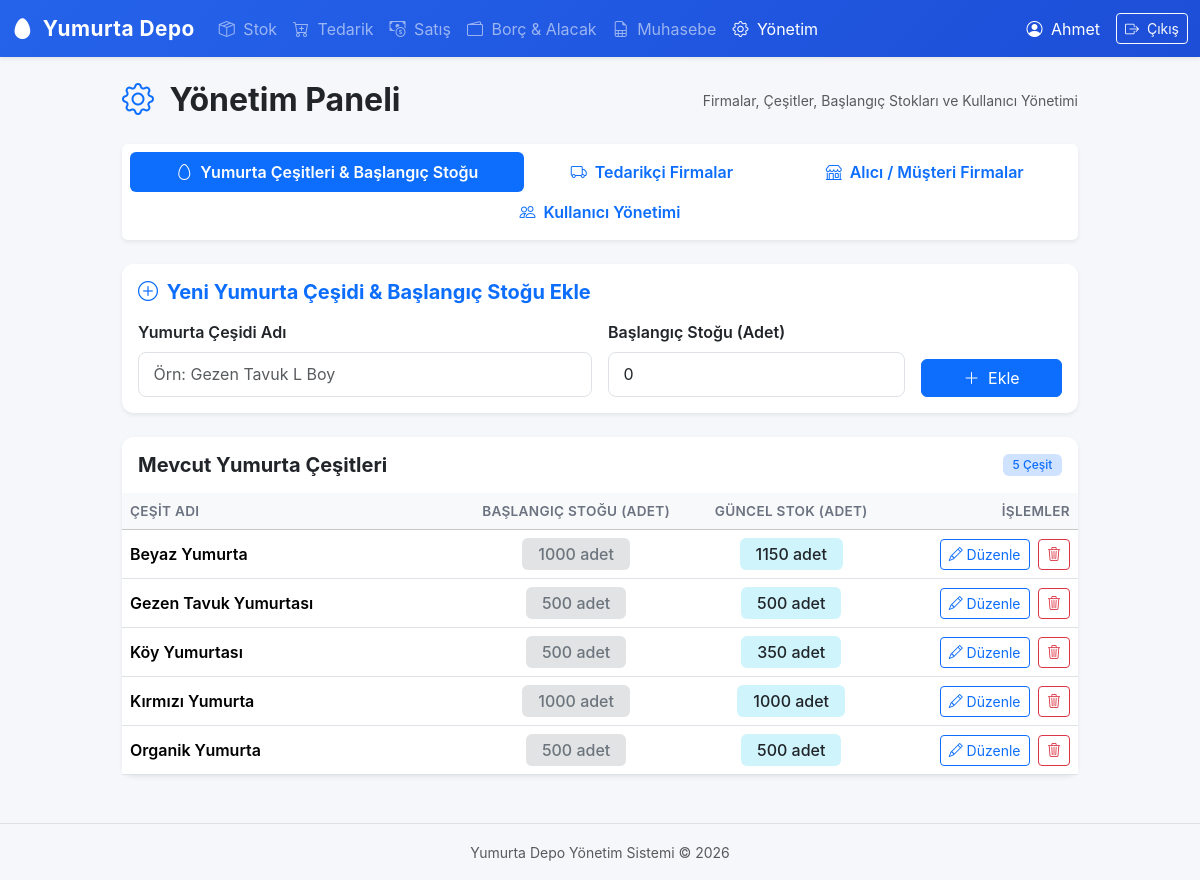
The page /yonetim (signed in) on the database its author committed.
### tables this page shows
CREATE TABLE egg_types (
            id            INTEGER PRIMARY KEY AUTOINCREMENT,
            name          TEXT    UNIQUE NOT NULL,
            initial_stock INTEGER DEFAULT 0
        );

### app.py (the view)
@app.route("/yonetim")
@login_required
def yonetim():
    return render_template(
        "yonetim.html",
        suppliers=db.get_suppliers(),
        buyers=db.get_buyers(),
        egg_types=db.get_egg_types(),
        users=db.get_users(),
        stock=db.get_stock(),
    )

### app.py (called while the page is built)
def login_required(f):
    @wraps(f)
    def decorated(*args, **kwargs):
        if "user_id" not in session:
            flash("Lütfen önce giriş yapın.", "warning")
            return redirect(url_for("login"))
        return f(*args, **kwargs)
    return decorated

### database.py (called while the page is built)
def get_db():
    conn = sqlite3.connect(DB_PATH)
    conn.row_factory = sqlite3.Row
    conn.execute("PRAGMA foreign_keys = ON")
    return conn

def get_stock():
    conn = get_db()
    rows = conn.execute("""
        SELECT
            et.id,
            et.name,
            et.initial_stock,
            COALESCE(p.total_in, 0)  AS total_in,
            COALESCE(s.total_out, 0) AS total_out,
            et.initial_stock + COALESCE(p.total_in, 0) - COALESCE(s.total_out, 0) AS stock
        FROM egg_types et
        LEFT JOIN (
            SELECT egg_type_id, SUM(quantity) AS total_in
            FROM purchases GROUP BY egg_type_id
        ) p ON p.egg_type_id = et.id
        LEFT JOIN (
            SELECT egg_type_id, SUM(quantity) AS total_out
            FROM sales GROUP BY egg_type_id
        ) s ON s.egg_type_id = et.id
        ORDER BY et.name
    """).fetchall()
    conn.close()
    return rows

def get_suppliers():
    conn = get_db()
    rows = conn.execute("SELECT * FROM suppliers ORDER BY name").fetchall()
    conn.close()
    return rows

def get_buyers():
    conn = get_db()
    rows = conn.execute("SELECT * FROM buyers ORDER BY name").fetchall()
    conn.close()
    return rows

def get_egg_types():
    conn = get_db()
    rows = conn.execute("SELECT * FROM egg_types ORDER BY name").fetchall()
    conn.close()
    return rows

def get_users():
    conn = get_db()
    rows = conn.execute("SELECT id, username, full_name FROM users ORDER BY full_name").fetchall()
    conn.close()
    return rows

### templates/yonetim.html (shortened to what this page needs)
{% extends "base.html" %}
{% block content %}
<div class="row justify-content-center">
    <div class="col-lg-11 col-xl-10">
        <div class="d-flex justify-content-between align-items-center mb-4">
            <h2 class="fw-bold mb-0">
                <i class="bi bi-gear text-primary me-2"></i> Yönetim Paneli
            </h2>
            <span class="text-muted small">Firmalar, Çeşitler, Başlangıç Stokları ve Kullanıcı Yönetimi</span>
        </div>
        <ul class="nav nav-pills nav-fill mb-4 bg-white p-2 rounded shadow-sm" id="yonetimTab" role="tablist">
            <li class="nav-item" role="presentation">
                <button class="nav-link active fw-semibold" id="cesitler-tab" data-bs-toggle="tab" data-bs-target="#cesitler" type="button" role="tab">
                    <i class="bi bi-egg me-1"></i> Yumurta Çeşitleri & Başlangıç Stoğu
                </button>
            </li>
            <li class="nav-item" role="presentation">
                <button class="nav-link fw-semibold" id="tedarikciler-tab" data-bs-toggle="tab" data-bs-target="#tedarikciler" type="button" role="tab">
                    <i class="bi bi-truck me-1"></i> Tedarikçi Firmalar
                </button>
            </li>
            <li class="nav-item" role="presentation">
                <button class="nav-link fw-semibold" id="alicilar-tab" data-bs-toggle="tab" data-bs-target="#alicilar" type="button" role="tab">
                    <i class="bi bi-shop me-1"></i> Alıcı / Müşteri Firmalar
                </button>
            </li>
            <li class="nav-item" role="presentation">
                <button class="nav-link fw-semibold" id="kullanicilar-tab" data-bs-toggle="tab" data-bs-target="#kullanicilar" type="button" role="tab">
                    <i class="bi bi-people me-1"></i> Kullanıcı Yönetimi
                </button>
            </li>
        </ul>
        <div class="tab-content" id="yonetimTabContent">
            <div class="tab-pane fade show active" id="cesitler" role="tabpanel">
                <div class="card border-0 shadow-sm mb-4">
                    <div class="card-header bg-white py-3 border-0">
                        <h5 class="fw-bold mb-0 text-primary">
                            <i class="bi bi-plus-circle me-1"></i> Yeni Yumurta Çeşidi & Başlangıç Stoğu Ekle
                        </h5>
                    </div>
                    <div class="card-body pt-0">
                        <form method="POST" action="{{ url_for('add_egg_type') }}" class="row g-3 align-items-end">
                            <div class="col-md-6">
                                <label class="form-label fw-semibold">Yumurta Çeşidi Adı</label>
                                <input type="text" class="form-control" name="name" placeholder="Örn: Gezen Tavuk L Boy" required>
                            </div>
                            <div class="col-md-4">
                                <label class="form-label fw-semibold">Başlangıç Stoğu (Adet)</label>
                                <input type="number" class="form-control" name="initial_stock" min="0" value="0" placeholder="0">
                            </div>
                            <div class="col-md-2">
                                <button type="submit" class="btn btn-primary w-100">
                                    <i class="bi bi-plus-lg me-1"></i> Ekle
                                </button>
                            </div>
                        </form>
                    </div>
                </div>
                <div class="card border-0 shadow-sm">
                    <div class="card-header bg-white py-3 border-0 d-flex justify-content-between align-items-center">
                        <h5 class="fw-bold mb-0">Mevcut Yumurta Çeşitleri</h5>
                        <span class="badge bg-primary-subtle text-primary">{{ egg_types|length }} Çeşit</span>
                    </div>
                    <div class="card-body p-0">
                        <div class="table-responsive">
                            <table class="table table-hover align-middle mb-0">
                                <thead class="table-light">
                                    <tr>
                                        <th style="width: 35%;">Çeşit Adı</th>
                                        <th class="text-center" style="width: 25%;">Başlangıç Stoğu (Adet)</th>
                                        <th class="text-center" style="width: 20%;">Güncel Stok (Adet)</th>
                                        <th class="text-end" style="width: 20%;">İşlemler</th>
                                    </tr>
                                </thead>
                                <tbody>
                                    {% for et in egg_types %}
                                    {% set curr_stock = (stock | selectattr('id', 'equalto', et.id) | first) %}
                                    <tr>
                                        <td>
                                            <span class="fw-semibold">{{ et.name }}</span>
                                        </td>
                                        <td class="text-center">
                                            <span class="badge bg-secondary-subtle text-secondary px-3 py-2 fs-6">
                                                {{ et.initial_stock }} adet
                                            </span>
                                        </td>
                                        <td class="text-center">
                                            <span class="badge bg-info-subtle text-dark px-3 py-2 fs-6">
                                                {{ curr_stock.stock if curr_stock else et.initial_stock }} adet
                                            </span>
                                        </td>
                                        <td class="text-end">
                                            <button type="button" class="btn btn-outline-primary btn-sm me-1"
                                                    data-bs-toggle="modal" data-bs-target="#editTypeModal{{ et.id }}">
                                                <i class="bi bi-pencil"></i> Düzenle
                                            </button>
                                            <form method="POST" action="{{ url_for('delete_egg_type', eid=et.id) }}"
                                                  class="d-inline" onsubmit="return confirm('Bu çeşidi silmek istediğinize emin misiniz?')">
                                                <button type="submit" class="btn btn-outline-danger btn-sm">
                                                    <i class="bi bi-trash3"></i>
                                                </button>
                                            </form>
                                        </td>
                                    </tr>
                                    {% else %}
                                    <tr>
                                        <td colspan="4" class="text-center py-4 text-muted">
                                            Henüz yumurta çeşidi bulunmuyor.
                                        </td>
                                    </tr>
                                    {% endfor %}
                                </tbody>
                            </table>
                        </div>
                    </div>
                </div>
            </div>
        </div>
    </div>
</div>
{% endblock %}

### static/style.css (style rules this page uses)
body { background-color: #f5f7fa; font-family: -apple-system, BlinkMacSystemFont, "Segoe UI", Roboto, "Helvetica Neue", Arial, sans-serif; }
.card { border-radius: 12px; }
.card-header { border-radius: 12px 12px 0 0 !important; }
.table th { font-weight: 600; font-size: 0.85rem; text-transform: uppercase; letter-spacing: 0.3px; color: #6b7280; }
.table td { vertical-align: middle; }
.badge { font-weight: 500; padding: 0.4em 0.8em; }
.form-control, .form-select { border-radius: 8px; padding: 0.6rem 0.9rem; }

### rows shown on the page
egg_types: name "Beyaz Yumurta", initial_stock "1000", stock "1150"
egg_types: name "Gezen Tavuk Yumurtası", initial_stock "500"
egg_types: name "Köy Yumurtası", initial_stock "500", stock "350"
egg_types: name "Kırmızı Yumurta", initial_stock "1000"
egg_types: name "Organik Yumurta", initial_stock "500"

### other values the page prints
{{ session.get('user_name', '') }} "Ahmet"
{{ egg_types|length }} "5"
